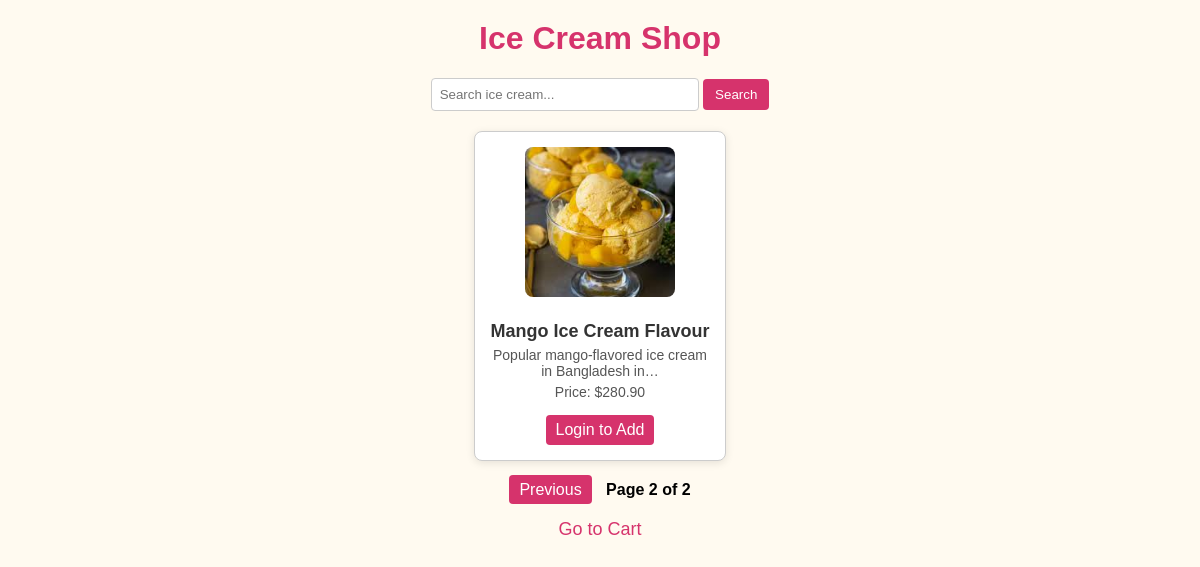
Screenshot of /?page=2 with the database file from the repository.
### shop/models.py (models this page shows, shortened)
class IceCream(models.Model):
    name = models.CharField(max_length=100)
    description = models.TextField()
    price = models.DecimalField(max_digits=6, decimal_places=2)
    image = models.ImageField(upload_to='icecreams/')

### shop/views.py (the view)
# urls.py: path('', views.home, name='home'),
def home(request):
    query = request.GET.get('q')
    if query:
        icecreams_list = IceCream.objects.filter(name__icontains=query)
    else:
        icecreams_list = IceCream.objects.all()
    paginator = Paginator(icecreams_list, 3)  # 3 per page
    page_number = request.GET.get('page')
    icecreams = paginator.get_page(page_number)
    return render(request, 'shop/home.html', {'icecreams': icecreams})

### shop/templates/shop/home.html (shortened to what this page needs)
<!DOCTYPE html>
<html>
<head>
</head>
<body>
    <h1>Ice Cream Shop</h1>
    <form method="get" action="">
        <input type="text" name="q" placeholder="Search ice cream...">
        <button type="submit">Search</button>
    </form>
    <div class="icecream-grid">
        {% for icecream in icecreams %}
        <div class="icecream-card">
            <img src="{{ icecream.image.url }}" alt="{{ icecream.name }}">
            <h2>{{ icecream.name }}</h2>
            <p>{{ icecream.description|truncatechars:50 }}</p>
            <p>Price: ${{ icecream.price }}</p>
            {% if user.is_authenticated %}
                <a href="{% url 'add_to_cart' icecream.id %}">Add to Cart</a>
            {% else %}
                <a href="{% url 'login' %}">Login to Add</a>
            {% endif %}
        </div>
        {% empty %}
            <p>No ice creams found.</p>
        {% endfor %}
    </div>
    <div class="pagination">
        {% if icecreams.has_previous %}
            <a href="?page={{ icecreams.previous_page_number }}{% if request.GET.q %}&q={{ request.GET.q }}{% endif %}">Previous</a>
        {% endif %}
        <span>Page {{ icecreams.number }} of {{ icecreams.paginator.num_pages }}</span>
    </div>
    <a class="cart-link" href="{% url 'cart' %}">Go to Cart</a>
</body>
</html>

### shop/templates/shop/home.html (style rules this page uses)
body { font-family: Arial, sans-serif; background-color: #fffaf0; margin: 0; padding: 0 20px; }
h1 { text-align: center; color: #d6336c; margin-top: 20px; }
form { text-align: center; margin-bottom: 20px; }
input[type="text"] { padding: 8px; width: 250px; border-radius: 4px; border: 1px solid #ccc; }
button { padding: 8px 12px; background-color: #d6336c; color: white; border: none; border-radius: 4px; cursor: pointer; }
.icecream-grid { display: flex; flex-wrap: wrap; gap: 20px; justify-content: center; }
.icecream-card { background: #fff; border: 1px solid #ccc; border-radius: 8px; width: 220px; padding: 15px; text-align: center; box-shadow: 0 2px 8px rgba(0,0,0,0.1); transition: transform 0.2s; }
.icecream-card img { width: 150px; height: 150px; object-fit: cover; border-radius: 8px; margin-bottom: 10px; }
.icecream-card h2 { font-size: 18px; color: #333; margin: 10px 0 5px; }
.icecream-card p { font-size: 14px; color: #555; margin: 5px 0; }
.icecream-card a { display: inline-block; margin-top: 10px; padding: 6px 10px; background-color: #d6336c; color: white; text-decoration: none; border-radius: 4px; }
.pagination { text-align: center; margin: 20px 0; }
.pagination a { margin: 0 5px; padding: 6px 10px; background-color: #d6336c; color: white; text-decoration: none; border-radius: 4px; }
.pagination span { margin: 0 5px; font-weight: bold; }
.cart-link { display: block; text-align: center; margin: 20px 0; font-size: 18px; color: #d6336c; text-decoration: none; }

### rows the page displays
IceCream: image (picture), name "Mango Ice Cream Flavour", description "Popular mango-flavored ice cream in Bangladesh in…", price "280.90"

### other values shown
{{ icecreams.number }} "2"
{{ icecreams.paginator.num_pages }} "2"
